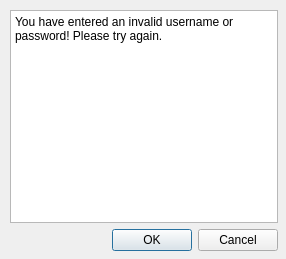
<?xml version="1.0" encoding="UTF-8"?>
<ui version="4.0">
 <class>ErrorLogin</class>
 <widget class="QDialog" name="ErrorLogin">
  <property name="geometry">
   <rect>
    <x>0</x>
    <y>0</y>
    <width>286</width>
    <height>259</height>
   </rect>
  </property>
  <property name="windowTitle">
   <string>Login Error</string>
  </property>
  <widget class="QWidget" name="">
   <property name="geometry">
    <rect>
     <x>10</x>
     <y>10</y>
     <width>268</width>
     <height>241</height>
    </rect>
   </property>
   <layout class="QVBoxLayout" name="verticalLayout">
    <item>
     <widget class="QPlainTextEdit" name="plainTextEdit">
      <property name="plainText">
       <string>You have entered an invalid username or password! Please try again.</string>
      </property>
     </widget>
    </item>
    <item>
     <widget class="QDialogButtonBox" name="buttonBox">
      <property name="orientation">
       <enum>Qt::Horizontal</enum>
      </property>
      <property name="standardButtons">
       <set>QDialogButtonBox::Cancel|QDialogButtonBox::Ok</set>
      </property>
     </widget>
    </item>
   </layout>
  </widget>
 </widget>
 <resources/>
 <connections>
  <connection>
   <sender>buttonBox</sender>
   <signal>accepted()</signal>
   <receiver>ErrorLogin</receiver>
   <slot>accept()</slot>
   <hints>
    <hint type="sourcelabel">
     <x>248</x>
     <y>254</y>
    </hint>
    <hint type="destinationlabel">
     <x>157</x>
     <y>274</y>
    </hint>
   </hints>
  </connection>
  <connection>
   <sender>buttonBox</sender>
   <signal>rejected()</signal>
   <receiver>ErrorLogin</receiver>
   <slot>reject()</slot>
   <hints>
    <hint type="sourcelabel">
     <x>316</x>
     <y>260</y>
    </hint>
    <hint type="destinationlabel">
     <x>286</x>
     <y>274</y>
    </hint>
   </hints>
  </connection>
 </connections>
</ui>
